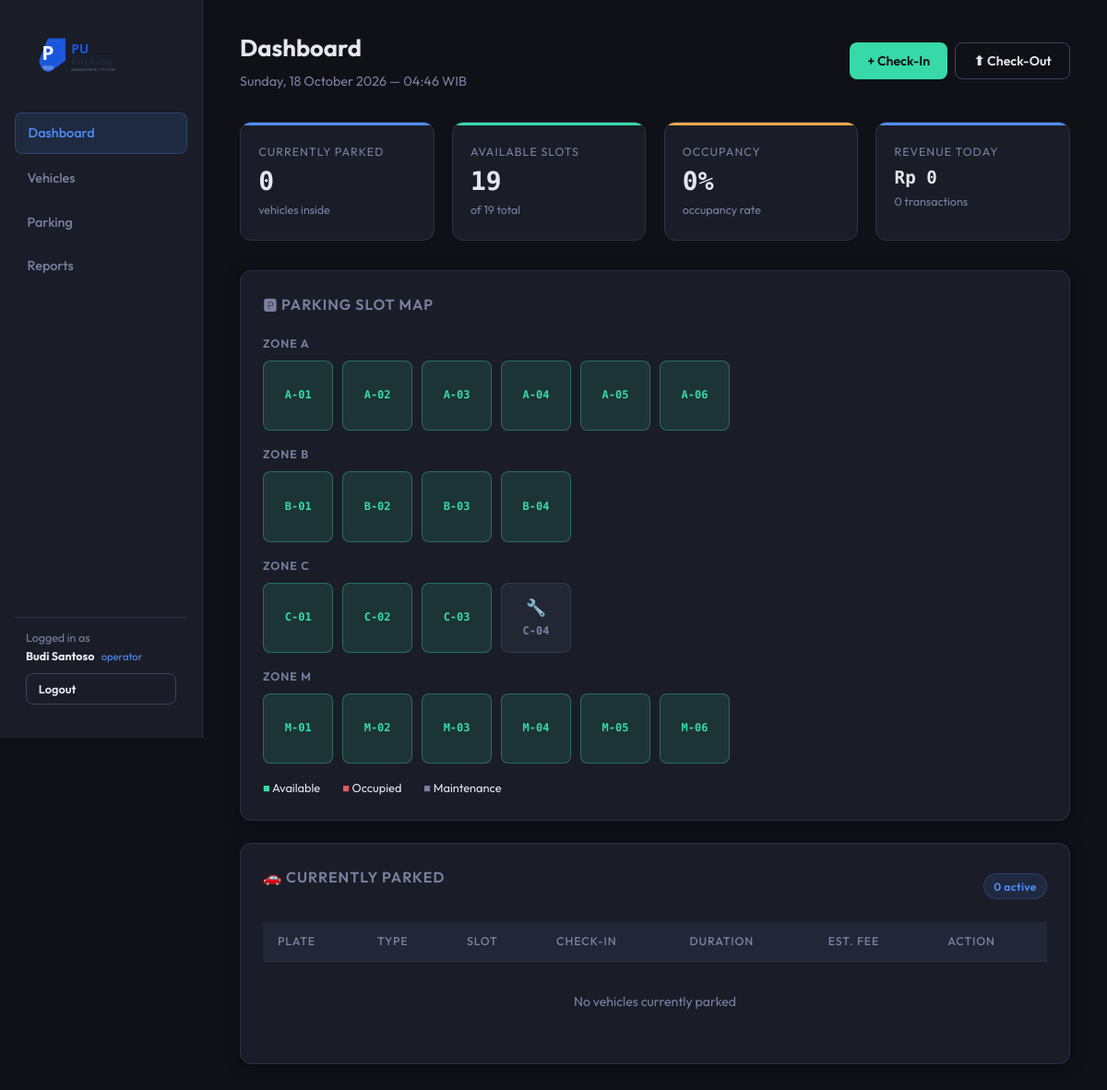
The app's page /parking_system/index.php (signed in) with its own data.
### tables this page shows
CREATE TABLE parking_slots (
    slot_id     INT PRIMARY KEY AUTO_INCREMENT,
    slot_code   VARCHAR(10)  NOT NULL UNIQUE,   
    zone        VARCHAR(10)  NOT NULL,          
    floor       TINYINT      NOT NULL DEFAULT 1,
    slot_status ENUM('available','occupied','reserved','maintenance') DEFAULT 'available',
    type_id     INT          NULL,              
    CONSTRAINT fk_slot_type FOREIGN KEY (type_id) REFERENCES vehicle_types(type_id)
);

### parking_system/includes/auth.php (called while the page is built, shortened)
<?php
function current_user(): array {
    return [
        'id'       => $_SESSION['operator_id']   ?? null,
        'username' => $_SESSION['operator_username'] ?? '',
        'name'     => $_SESSION['operator_name']  ?? '',
        'role'     => $_SESSION['operator_role']  ?? '',
    ];
}

### parking_system/includes/helpers.php (called while the page is built, shortened)
<?php
function formatRupiah(float $amount): string {
    return 'Rp ' . number_format($amount, 0, ',', '.');
}
function getDashboardStats(): array {
    $db = getDB();
    $stats = [];
    $stats['active'] = (int) $db->query(
        "SELECT COUNT(*) FROM parking_transactions WHERE check_out_time IS NULL"
    )->fetchColumn();
    $stats['available'] = (int) $db->query(
        "SELECT COUNT(*) FROM parking_slots WHERE slot_status = 'available'"
    )->fetchColumn();
    $stats['total_slots'] = (int) $db->query(
        "SELECT COUNT(*) FROM parking_slots WHERE slot_status != 'maintenance'"
    )->fetchColumn();
    $stats['revenue_today'] = (float) $db->query(
        "SELECT COALESCE(SUM(fee_total),0) FROM parking_transactions
         WHERE DATE(check_out_time) = CURDATE() AND payment_status = 'paid'"
    )->fetchColumn();
    $stats['txn_today'] = (int) $db->query(
        "SELECT COUNT(*) FROM parking_transactions WHERE DATE(check_in_time) = CURDATE()"
    )->fetchColumn();
    return $stats;
}
function getActiveParking(): array {
    $db = getDB();
    return $db->query(
        "SELECT t.transaction_id, v.plate_number, vt.type_name,
                t.check_in_time, s.slot_code, s.zone,
                vt.rate_per_hour, v.brand, v.color
         FROM parking_transactions t
         JOIN vehicles v        ON t.vehicle_id = v.vehicle_id
         JOIN vehicle_types vt  ON v.type_id    = vt.type_id
         JOIN parking_slots s   ON t.slot_id    = s.slot_id
         WHERE t.check_out_time IS NULL
         ORDER BY t.check_in_time DESC"
    )->fetchAll();
}

### parking_system/index.php (the view, shortened to what this page needs)
<?php
require_once __DIR__ . '/includes/auth.php';
require_once __DIR__ . '/includes/helpers.php';
$user = current_user();
$stats  = getDashboardStats();
$active = getActiveParking();
?>
<!DOCTYPE html>
<html lang="en">
<head>
  <link rel="stylesheet" href="css/style.css">
</head>
<body>
<div class="app-container">
  <aside class="sidebar">
    <div class="brand" style="padding:.5rem .75rem 1.2rem;">
      <img src="images/logo.svg" alt="PU Parking"
           style="width:100%;max-width:180px;display:block;margin:0 auto">
    </div>
    <nav>
      <a href="index.php" class="active"> Dashboard</a>
      <a href="pages/vehicles.php"> Vehicles</a>
      <a href="pages/parking.php"> Parking</a>
      <a href="reports/report.php"> Reports</a>
    </nav>
    <div style="margin-top:auto;padding:.75rem;border-top:1px solid var(--border)">
      <div style="font-size:.78rem;color:var(--muted);margin-bottom:.5rem">
        Logged in as<br>
        <strong style="color:var(--text)"><?= htmlspecialchars($user['name']) ?></strong>
        <span style="color:var(--accent);font-size:.7rem;margin-left:.3rem"><?= $user['role'] ?></span>
      </div>
      <a href="auth/logout.php" class="btn btn-outline btn-sm w-full" style="text-align:center">Logout</a>
    </div>
  </aside>
  <main class="main-content">
    <div class="page-header flex-between">
      <div>
        <h1>Dashboard</h1>
        <p class="text-muted"><?= date('l, d F Y — H:i') ?> WIB</p>
      </div>
      <div class="flex gap-1">
        <button class="btn btn-success" onclick="openCheckin()">+ Check-In</button>
        <button class="btn btn-outline" onclick="openCheckout()">⬆ Check-Out</button>
      </div>
    </div>
    <div class="stats-grid">
      <div class="stat-card">
        <div class="stat-label">Currently Parked</div>
        <div class="stat-value"><?= $stats['active'] ?></div>
        <div class="stat-sub">vehicles inside</div>
      </div>
      <div class="stat-card green">
        <div class="stat-label">Available Slots</div>
        <div class="stat-value"><?= $stats['available'] ?></div>
        <div class="stat-sub">of <?= $stats['total_slots'] ?> total</div>
      </div>
      <div class="stat-card warning">
        <div class="stat-label">Occupancy</div>
        <div class="stat-value"><?= $stats['total_slots'] > 0 ? round(($stats['total_slots'] - $stats['available']) / $stats['total_slots'] * 100) : 0 ?>%</div>
        <div class="stat-sub">occupancy rate</div>
      </div>
      <div class="stat-card">
        <div class="stat-label">Revenue Today</div>
        <div class="stat-value" style="font-size:1.2rem"><?= formatRupiah($stats['revenue_today']) ?></div>
        <div class="stat-sub"><?= $stats['txn_today'] ?> transactions</div>
      </div>
    </div>
    <div class="card">
      <h3>🅿 Parking Slot Map</h3>
      <div id="slot-map">
        <?php
        $db = getDB();
        $allSlots = $db->query("SELECT slot_code, zone, slot_status FROM parking_slots ORDER BY zone, slot_code")->fetchAll();
        $zones = [];
        foreach ($allSlots as $s) $zones[$s['zone']][] = $s;
        foreach ($zones as $zone => $zSlots): ?>
        <div style="margin-bottom:1rem">
          <div style="font-size:.78rem;font-weight:600;color:var(--muted);text-transform:uppercase;letter-spacing:.08em;margin-bottom:.5rem">Zone <?= $zone ?></div>
          <div class="slot-grid">
            <?php foreach ($zSlots as $sl):
              $cls = $sl['slot_status'];
              $icon = $cls === 'occupied' ? '🚗' : ($cls === 'maintenance' ? '🔧' : '');
            ?>
            <div class="slot-item <?= $cls ?>">
              <?php if ($icon): ?><div class="slot-icon"><?= $icon ?></div><?php endif; ?>
              <?= htmlspecialchars($sl['slot_code']) ?>
            </div>
            <?php endforeach; ?>
          </div>
        </div>
        <?php endforeach; ?>
      </div>
      <div style="display:flex;gap:1.5rem;margin-top:1rem;font-size:.8rem">
        <span><span style="color:var(--accent-2)">■</span> Available</span>
        <span><span style="color:var(--danger)">■</span> Occupied</span>
        <span><span style="color:var(--muted)">■</span> Maintenance</span>
      </div>
    </div>
    <div class="card">
      <div class="flex-between mb-2">
        <h3>🚗 Currently Parked</h3>
        <span class="badge badge-blue"><?= count($active) ?> active</span>
      </div>
      <div style="overflow-x:auto">
        <table class="data-table">
          <thead>
            <tr>
              <th>Plate</th><th>Type</th><th>Slot</th>
              <th>Check-In</th><th>Duration</th><th>Est. Fee</th><th>Action</th>
            </tr>
          </thead>
          <tbody>
            <?php if (empty($active)): ?>
            <tr><td colspan="7" style="text-align:center;color:var(--muted);padding:2rem">No vehicles currently parked</td></tr>
            <?php else: foreach ($active as $v):
              $now     = new DateTime();
              $in      = new DateTime($v['check_in_time']);
              $diffMin = max(1, ceil(($now->getTimestamp() - $in->getTimestamp()) / 60));
              $diffHrs = max(1, ceil($diffMin / 60));
              $estFee  = $diffHrs * $v['rate_per_hour'];
            ?>
            <tr>
              <td><span class="plate"><?= htmlspecialchars($v['plate_number']) ?></span></td>
              <td><?= htmlspecialchars($v['type_name']) ?></td>
              <td><span class="badge badge-green"><?= htmlspecialchars($v['slot_code']) ?></span></td>
              <td class="text-mono" style="font-size:.82rem"><?= date('d/m H:i', strtotime($v['check_in_time'])) ?></td>
              <td class="text-warning"><?= $diffHrs ?>h <?= $diffMin % 60 ?>m</td>
              <td class="text-accent"><?= formatRupiah($estFee) ?></td>
              <td>
                <button class="btn btn-danger btn-sm"
                  onclick="doCheckout(<?= $v['transaction_id'] ?>, '<?= htmlspecialchars($v['plate_number']) ?>')">
                  Check-Out
                </button>
              </td>
            </tr>
            <?php endforeach; endif; ?>
          </tbody>
        </table>
      </div>
    </div>
  </main>
</div>
</body>
</html>

### records on screen
parking_slots: slot_code "A-01"
parking_slots: slot_code "A-02"
parking_slots: slot_code "A-03"
parking_slots: slot_code "A-04"
parking_slots: slot_code "A-05"
parking_slots: slot_code "A-06"
parking_slots: slot_code "B-01"
parking_slots: slot_code "B-02"
parking_slots: slot_code "B-03"
parking_slots: slot_code "B-04"
parking_slots: slot_code "C-01"
parking_slots: slot_code "C-02"
parking_slots: slot_code "C-03"
parking_slots: slot_status "🔧", slot_code "C-04"
parking_slots: slot_code "M-01"
parking_slots: slot_code "M-02"
parking_slots: slot_code "M-03"
parking_slots: slot_code "M-04"
parking_slots: slot_code "M-05"
parking_slots: slot_code "M-06"

### other values on screen
$user['name'] "Budi Santoso"
$user['role'] "operator"
$stats['active'] "0"
$stats['available'] "19"
$stats['total_slots'] "19"
formatRupiah($stats['revenue_today']) "Rp 0"
$stats['txn_today'] "0"
$zone "A"
$zone "B"
$zone "C"
$zone "M"
count($active) "0"
